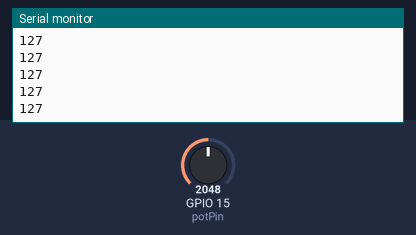
The sketch below on a simulated ESP32. On the bench: the last lines printed to the serial monitor. Inputs (shaded band) come from the test bench; at power-on: GPIO 15 (potPin) = 2048.

Above: at 2.2 s.
2.3 s: GPIO 15 (potPin) set to 2866
At 2.68 s:
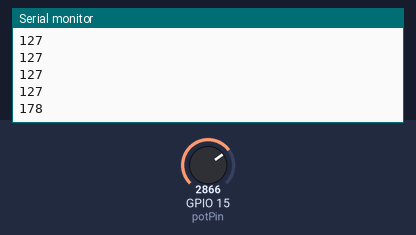
3.8 s: GPIO 15 (potPin) set to 3603
At 3.93 s:
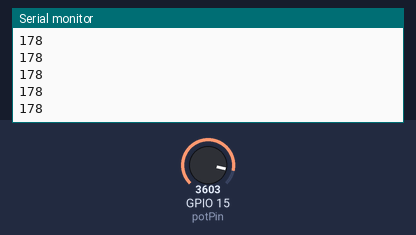
Timing chart, 0 to 6.8 s (numbered marks = the images above; inputs shaded):
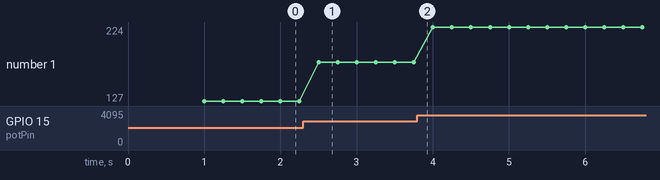

Measured:
- after the input at 2.3 s, the serial monitor: prints a new line after 0.20 s (image 1)
- plotted number 1: 127 → 178 after the input at 2.3 s, 178 → 224 after the input at 3.8 s

The sketch:

computer-arduino_read_pot.ino
```cpp
//computer-arduino_read_pot.ino
/*From Blum pg 163 designed to be used with
Processing file: screen-processing_display_color.pde
for use with arduino but this program was used on ESP32
note for the map value Arduino has an anolog in range of 0 - 1023
whereas an esp 32 has a range of 0 - 4095
*/

// Potentiometer is connected to GPIO 15 (Analog ADC2_CH3)
const int potPin = 15;

// variable for storing the potentiometer value
int potValue = 0;

void setup() {
  Serial.begin(9600);
  delay(1000);
}

void loop() {
  // Reading potentiometer value
  potValue = map(analogRead(potPin), 0, 4095, 0, 255);
  Serial.println(potValue);
  delay(250);
}
```
